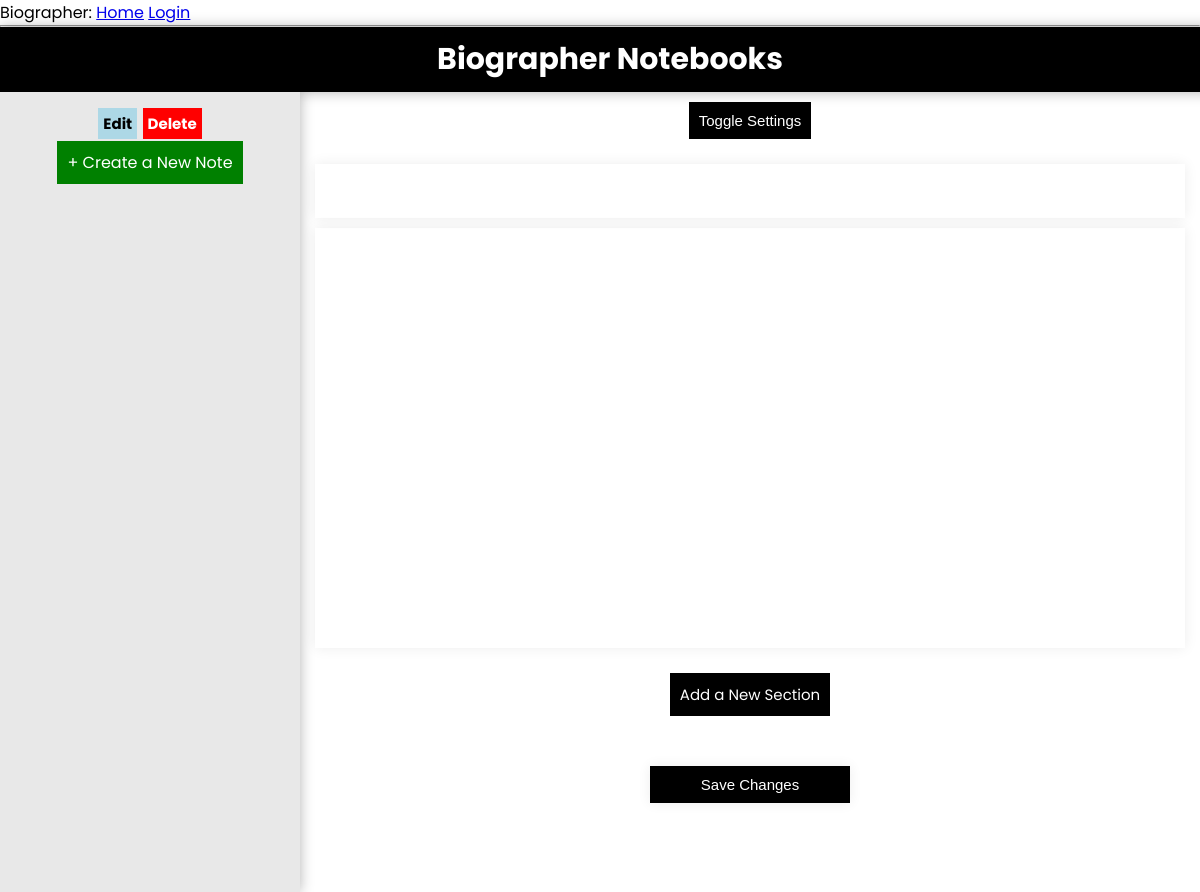
Page /notebooks/3/note/3 on the earlier database version.
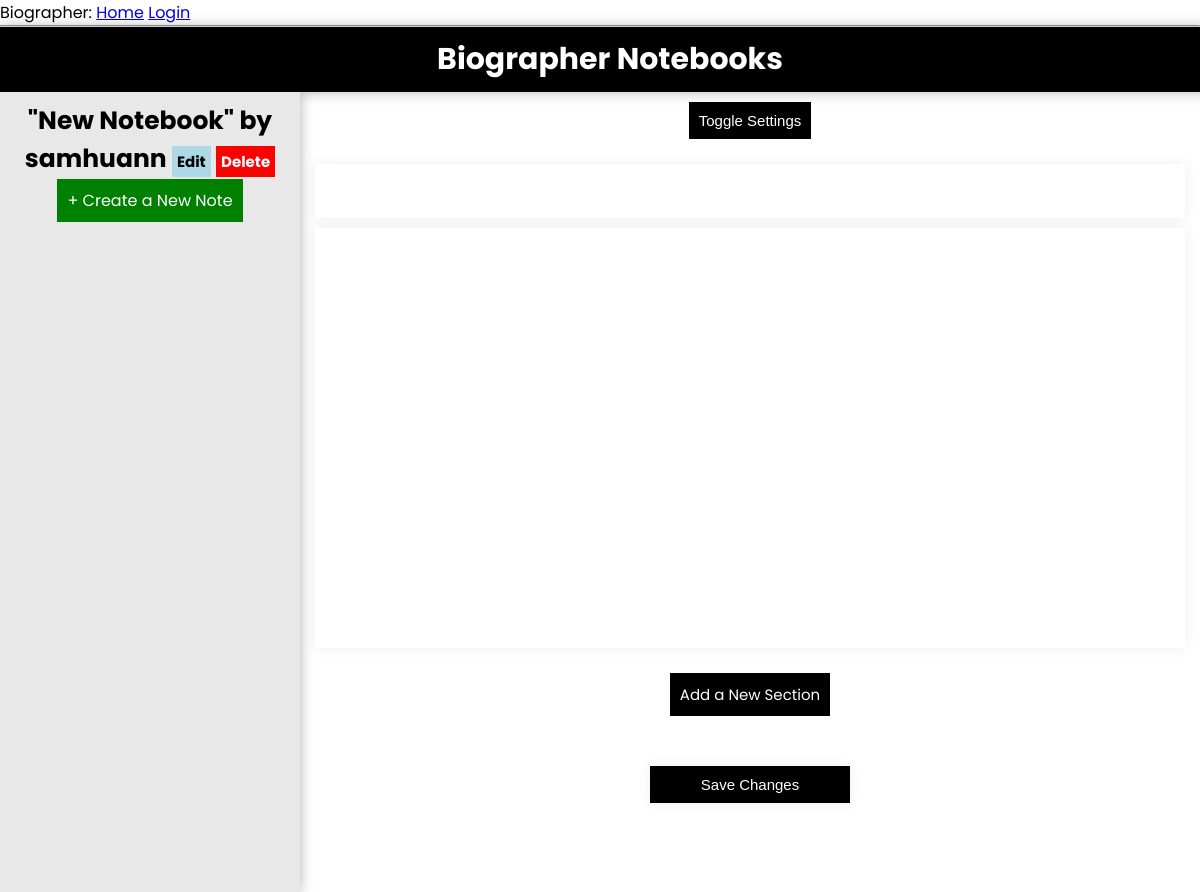
Same page on the later database version.
### app/notes/routes.py (models this page shows)
class Notebook(db.Model):
    id = db.Column(db.Integer, primary_key=True)
    name = db.Column(db.String(100), default="My Notebook")
    password = db.Column(db.String(100), default=None)
    last_modified = db.Column(db.DateTime, default=datetime.datetime.today())

### app/notes/routes.py (the view, shortened to what this page needs)
@bp.route("/notebooks/<int:notebook_id>/note/<int:note_id>", methods=["GET", "POST"])
def open_note(notebook_id, note_id):
    return render_template("tools/notes/open.html", notes=Notes.query.filter(Notes.notes_notebook == notebook_id),
                           notebook=Notebook.query.get(notebook_id), open=True, opened=Notes.query.get(note_id),
                           sections=Section.query.filter_by(note_id=note_id))

### app/main/routes.py (called while the page is built)
@bp.before_app_request
def before_request():
    if current_user.is_authenticated:
        current_user.last_seen = datetime.now(timezone.utc)
        db.session.commit()

### app/templates/tools/notes/open.html (shortened to what this page needs)
{% extends "tools/notes/base.html" %}
{% block side %}
<h1>
    {{notebook.name}}
    <a href="/notebooks/{{notebook.id}}/edit" class="option">Edit</a>
    <a href="/notebooks/{{notebook.id}}/delete" class="option danger">Delete</a>
</h1>
<a href="/notebooks/{{notebook.id}}/note/create" class="buttonlike">+ Create a New Note</a><br><br>
{% endblock %}
{% block main %}
{% if open %}
<form action="/notebooks/{{notebook.id}}/note/{{opened.id}}" method="post">
    <button onclick="toggleSettings()" type="button">Toggle Settings</button>
    <br>
    <input type="text" id="title" class="title-field" name="title" value="{{opened.name}}"></input>
    <p id="content" contenteditable="True" class="content">{{opened.content}}</p><br>
    <a class="button" href="/notebook/{{notebook.id}}/note/{{opened.id}}/section/create">Add a New Section</a>
    <br>
    <br><input type="submit" value="Save Changes">
</form>
{%else%}
<h1 id="title">Open a Note Page or Make a New One</h1>
{% endif %}
</div>
{% endblock %}

Differences in the rows shown:
added Notebook: name "\"New Notebook\" by samhuann"
